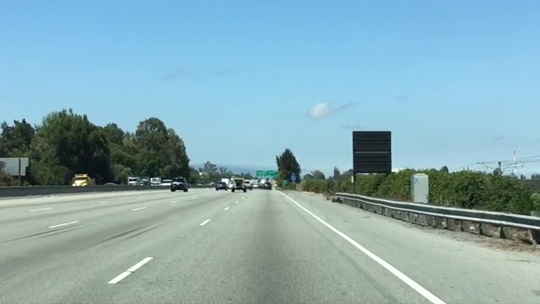
#> input picture res/test01.jpg, 540 x 304 px
$ jupyter execute FindingLaneLines.ipynb
#> lines starting #> are read from the running program, lines starting #| are printed output that depends on the picture; after the words box and inside, x2 and y2 are one past the last pixel; in counts of white or black regions, pixels touching at a corner belong together
## Read Image

[cell 1]
import matplotlib.pyplot as plt
import matplotlib.image as mpimg
import numpy as np

# Read in the image
image = mpimg.imread('res/test01.jpg')
#> image is the input picture: shape (304, 540, 3); mean R, G, B 135.5, 171.1, 179.2
print('This image is: ', type(image),'with dimensions:', image.shape)
#| This image is:  <class 'numpy.ndarray'> with dimensions: (304, 540, 3)
plt.imshow(image)

## Color Selection

[cell 2]
# Grab the x and y size and make a copy of the image
ysize = image.shape[0]
#> ysize = 304
xsize = image.shape[1]
#> xsize = 540
color_select = np.copy(image)

# Define color selection criteria
###### MODIFY THESE VARIABLES TO MAKE YOUR COLOR SELECTION
blue_threshold = 210
green_threshold = 210
red_threshold = 210
######

rgb_threshold = [red_threshold, green_threshold, blue_threshold]

# Do a boolean or with the "|" character to identify
# pixels below the thresholds
color_thresholds = (image[:,:,0] < rgb_threshold[0]) | (image[:,:,1] < rgb_threshold[1]) | (image[:,:,2] < rgb_threshold[2])
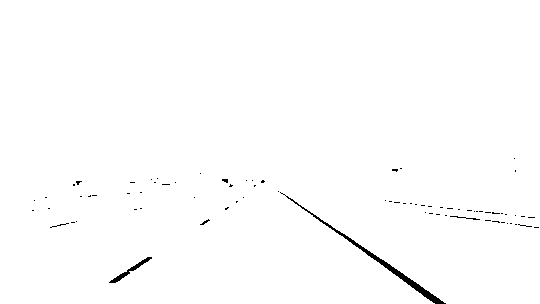
#> color_thresholds: shape (304, 540) bool; 99.2% white; 76 black regions (71 under 20 px), largest, box (x1, y1, x2, y2) and area: (280, 192, 446, 304) 731, (109, 257, 152, 283) 182, (450, 216, 480, 220) 34, (200, 219, 210, 225) 20, (50, 223, 69, 228) 20
color_select[color_thresholds] = [0,0,0]
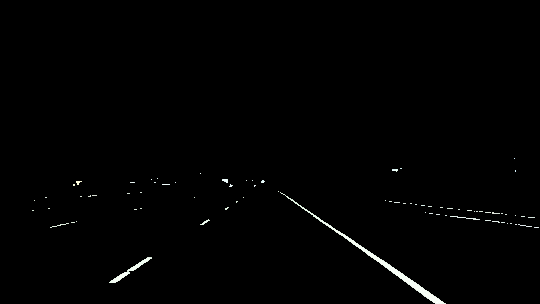
#> color_select: shape (304, 540, 3); mean R, G, B 1.8, 1.9, 1.8

# Display the image
plt.imshow(color_select)

## Region Selection

[cell 3]
# Pull out the x and y sizes and make a copy of the image
ysize = image.shape[0]
xsize = image.shape[1]
region_select = np.copy(image)

# Define a triangle region of interest
# Keep in mind the origin (x=0, y=0) is in the upper left in image processing
# Note: if you run this code, you'll find these are not sensible values!!
# But you'll get a chance to play with them soon in a quiz
left_bottom = [70, 310]
right_bottom = [460, 310]
apex = [270, 150]

# Fit lines (y=Ax+B) to identify the  3 sided region of interest
# np.polyfit() returns the coefficients [A, B] of the fit
fit_left = np.polyfit((left_bottom[0], apex[0]), (left_bottom[1], apex[1]), 1)
fit_right = np.polyfit((right_bottom[0], apex[0]), (right_bottom[1], apex[1]), 1)
fit_bottom = np.polyfit((left_bottom[0], right_bottom[0]), (left_bottom[1], right_bottom[1]), 1)

# Find the region inside the lines
XX, YY = np.meshgrid(np.arange(0, xsize), np.arange(0, ysize))
region_thresholds = (YY > (XX*fit_left[0] + fit_left[1])) & \
                    (YY > (XX*fit_right[0] + fit_right[1])) & \
                    (YY < (XX*fit_bottom[0] + fit_bottom[1]))

# Color pixels red which are inside the region of interest
region_select[region_thresholds] = [255, 0, 0]
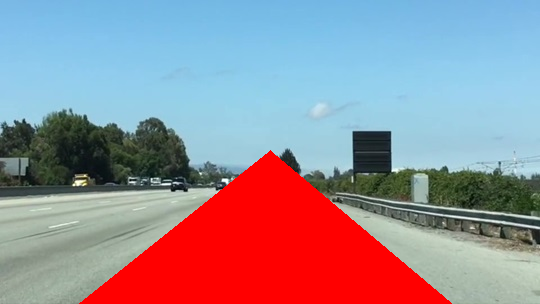
#> region_select: shape (304, 540, 3); 17.51% of pixels changed, all inside (x1, y1, x2, y2) = (79, 150, 452, 304)

# Display the image
#check matplotlib.pyplot.plot (https://matplotlib.org/api/pyplot_api.html#module-matplotlib.pyplot)
#tip:plt.plot([0], [539], 'bo')
plt.imshow(region_select)

## Combine Color and Region Selection

[cell 4]
line_image = np.copy(image)

# Find where image is both colored right and in the region
line_image[~color_thresholds & region_thresholds] = [255,0,0]
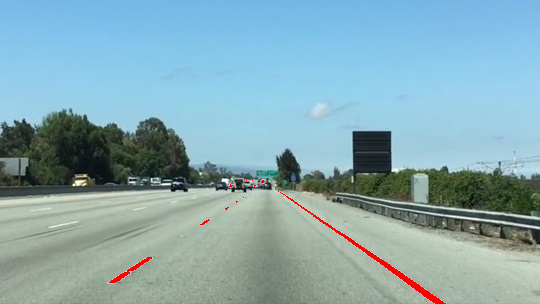
#> line_image: shape (304, 540, 3); 0.59% of pixels changed, all inside (x1, y1, x2, y2) = (109, 180, 446, 304)

# Display our two output images
plt.imshow(color_select)
plt.imshow(line_image)

## Canny Edge Detection

[cell 5]
#doing all the relevant imports
import matplotlib.pyplot as plt
import matplotlib.image as mpimg
import numpy as np
import cv2

# Read in the image and convert to grayscale
image = mpimg.imread('res/exit-ramp.jpg')
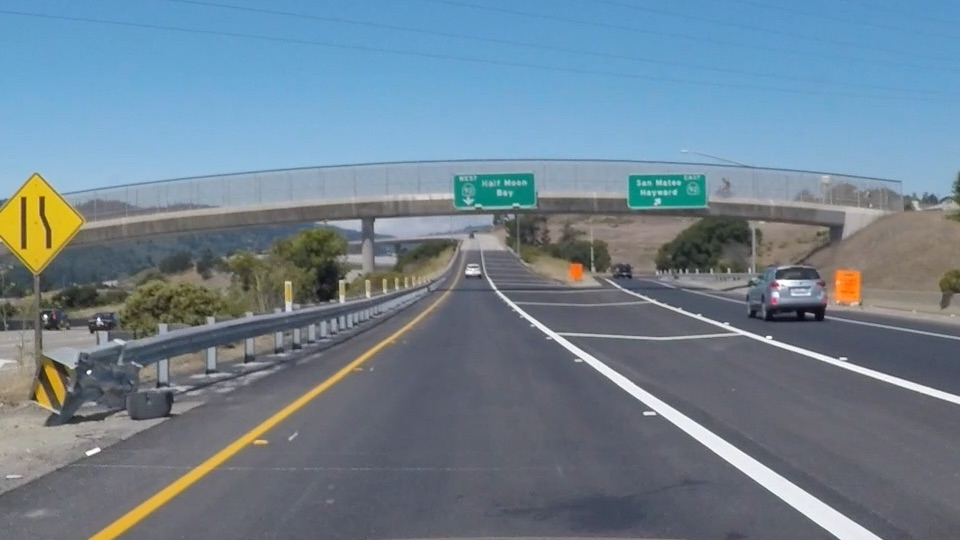
#> input picture res/exit-ramp.jpg, 960 x 540 px
#> image is the input picture: shape (540, 960, 3); mean R, G, B 111.3, 130.2, 144.4
gray = cv2.cvtColor(image, cv2.COLOR_RGB2GRAY)
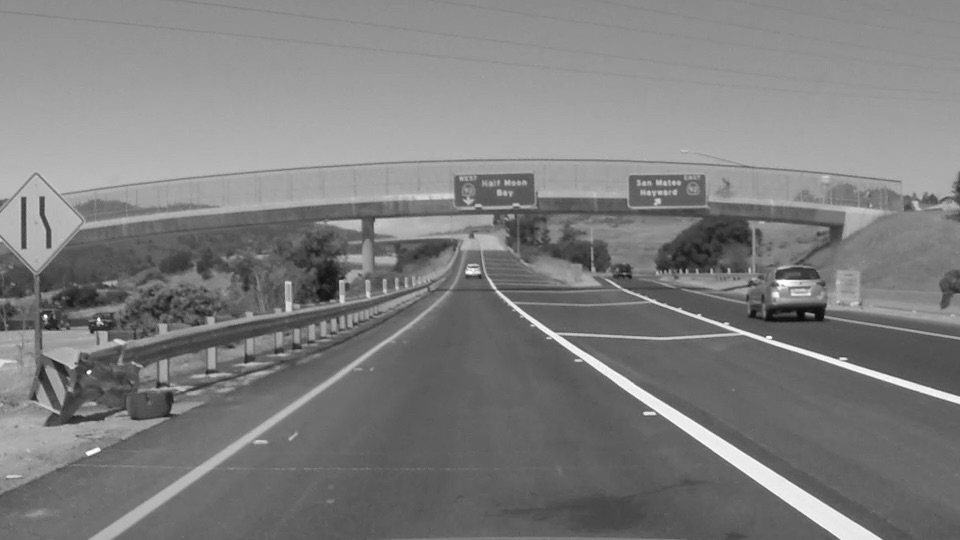
#> gray: shape (540, 960); min 7, max 255, mean 126.2

# Define a kernel size for Gaussian smoothing / blurring
# Note: this step is optional as cv2.Canny() applies a 5x5 Gaussian internally
kernel_size = 5
blur_gray = cv2.GaussianBlur(gray, (kernel_size, kernel_size), 0)

# Define parameters for Canny and run it
# NOTE: if you try running this code you might want to change these!
low_threshold = 120
high_threshold = 200
edges = cv2.Canny(blur_gray, low_threshold, high_threshold)
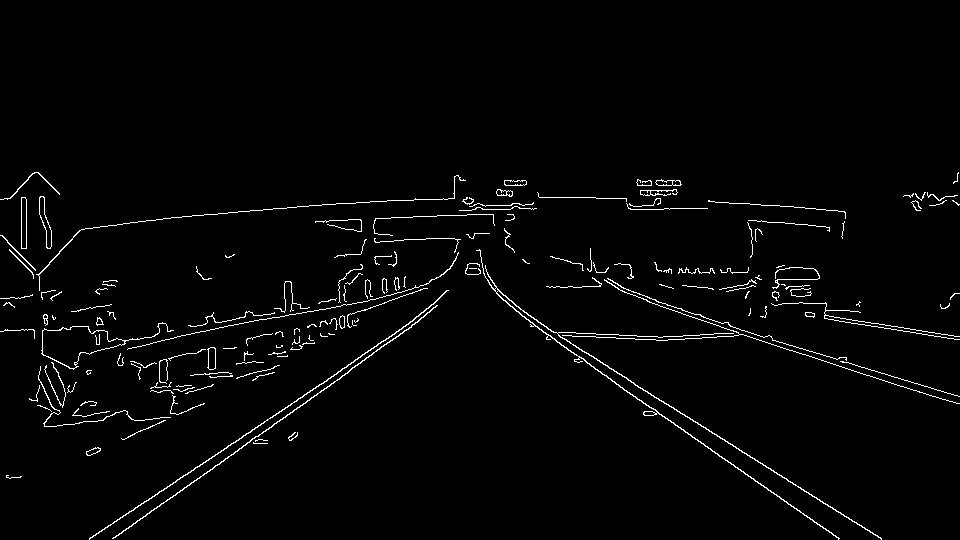
#> edges: shape (540, 960); 2.1% white in thin lines or dots, all inside (x1, y1, x2, y2) = (0, 172, 960, 540)

# Display the image
plt.imshow(edges, cmap ='Greys_r')

## Hough Transform

[cell 6]
# Next we'll create a masked edges image using cv2.fillPoly()
mask = np.zeros_like(edges)
ignore_mask_color = 255

# This time we are defining a four sided polygon to mask
imshape = image.shape
#> imshape = (540, 960, 3)
vertices = np.array([[(0,imshape[0]),(0, 0), (imshape[1], 0), (imshape[1],imshape[0])]], dtype=np.int32)
#> vertices = [[0, 540], [0, 0], [960, 0], [960, 540]]
cv2.fillPoly(mask, vertices, ignore_mask_color)
#> mask: shape (540, 960); every value is 255
masked_edges = cv2.bitwise_and(edges, mask)

# Define the Hough transform parameters
# Make a blank the same size as our image to draw on
rho = 1 # distance resolution in pixels of the Hough grid
theta = np.pi / 180 # angular resolution in radians of the Hough grid
threshold = 180     # minimum number of votes (intersections in Hough grid cell)
min_line_length = 50 #minimum number of pixels making up a line
max_line_gap = 5    # maximum gap in pixels between connectable line segments
line_image = np.copy(image) * 0 # creating a blank to draw lines on
#> line_image: shape (540, 960, 3); every value is 0

# Run Hough on edge detected image
# Output "lines" is an array containing endpoints of detected line segments
lines = cv2.HoughLinesP(masked_edges, rho, theta, threshold, np.array([]), min_line_length, max_line_gap)
#> lines = [[521, 315, 614, 381], [125, 515, 401, 329], [597, 360, 881, 538], [651, 407, 839, 538], [258, 436, 340, 378]]

# Iterate over the output "lines" and draw lines on a blank image
for line in lines:
    for x1,y1,x2,y2 in line:
        cv2.line(line_image, (x1, y1), (x2, y2), (255, 0, 0), 10)
#> this loop made 5 passes
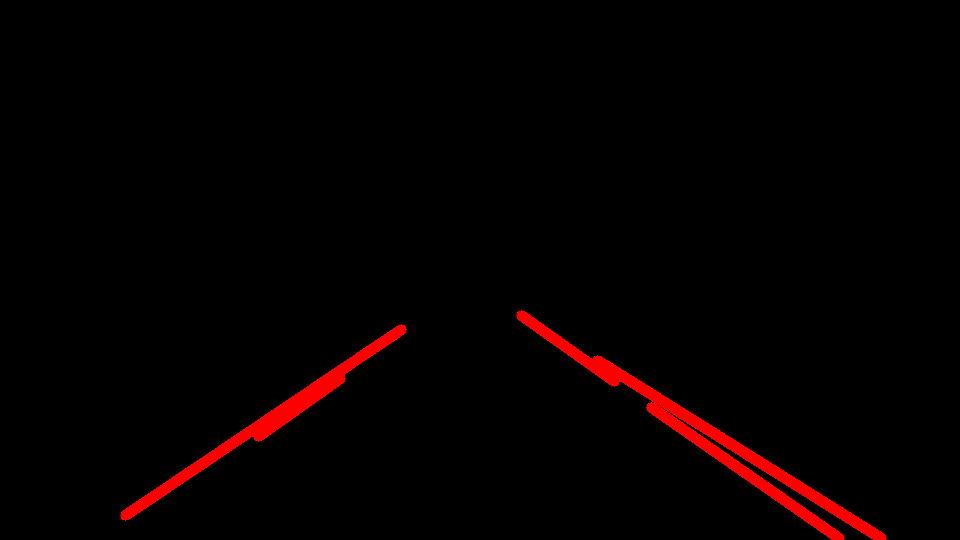
#> line_image: shape (540, 960, 3); mean R, G, B 6, 0, 0

# Create a "color" binary image to combine with line image
color_edges = np.dstack((edges, edges, edges))

# Draw the lines on the edge image
lines_edges = cv2.addWeighted(color_edges, 0.8, line_image, 1, 0)
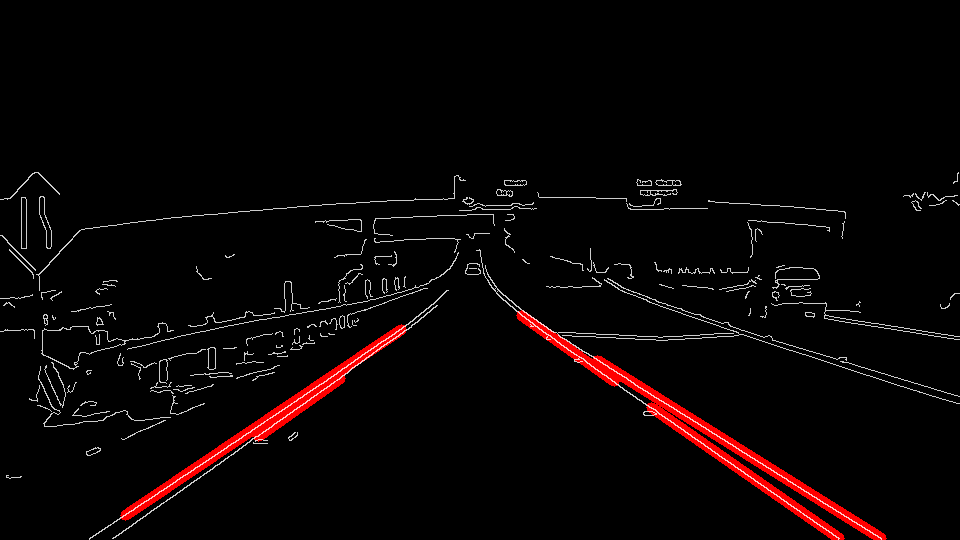
#> lines_edges: shape (540, 960, 3); mean of channels 0, 1, 2 9.6, 4.4, 4.4; drawn as R, G, B
plt.imshow(lines_edges)
